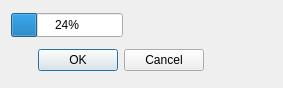
<?xml version="1.0" encoding="UTF-8"?>
<ui version="4.0">
 <class>Dialog</class>
 <widget class="QDialog" name="Dialog">
  <property name="geometry">
   <rect>
    <x>0</x>
    <y>0</y>
    <width>283</width>
    <height>88</height>
   </rect>
  </property>
  <property name="windowTitle">
   <string>Dialog</string>
  </property>
  <widget class="QProgressBar" name="progressBar">
   <property name="geometry">
    <rect>
     <x>11</x>
     <y>13</y>
     <width>112</width>
     <height>24</height>
    </rect>
   </property>
   <property name="value">
    <number>24</number>
   </property>
  </widget>
  <widget class="QDialogButtonBox" name="buttonBox">
   <property name="geometry">
    <rect>
     <x>11</x>
     <y>46</y>
     <width>193</width>
     <height>28</height>
    </rect>
   </property>
   <property name="orientation">
    <enum>Qt::Horizontal</enum>
   </property>
   <property name="standardButtons">
    <set>QDialogButtonBox::Cancel|QDialogButtonBox::Ok</set>
   </property>
  </widget>
 </widget>
 <resources/>
 <connections>
  <connection>
   <sender>buttonBox</sender>
   <signal>accepted()</signal>
   <receiver>Dialog</receiver>
   <slot>accept()</slot>
   <hints>
    <hint type="sourcelabel">
     <x>248</x>
     <y>254</y>
    </hint>
    <hint type="destinationlabel">
     <x>157</x>
     <y>274</y>
    </hint>
   </hints>
  </connection>
  <connection>
   <sender>buttonBox</sender>
   <signal>rejected()</signal>
   <receiver>Dialog</receiver>
   <slot>reject()</slot>
   <hints>
    <hint type="sourcelabel">
     <x>316</x>
     <y>260</y>
    </hint>
    <hint type="destinationlabel">
     <x>286</x>
     <y>274</y>
    </hint>
   </hints>
  </connection>
 </connections>
</ui>
